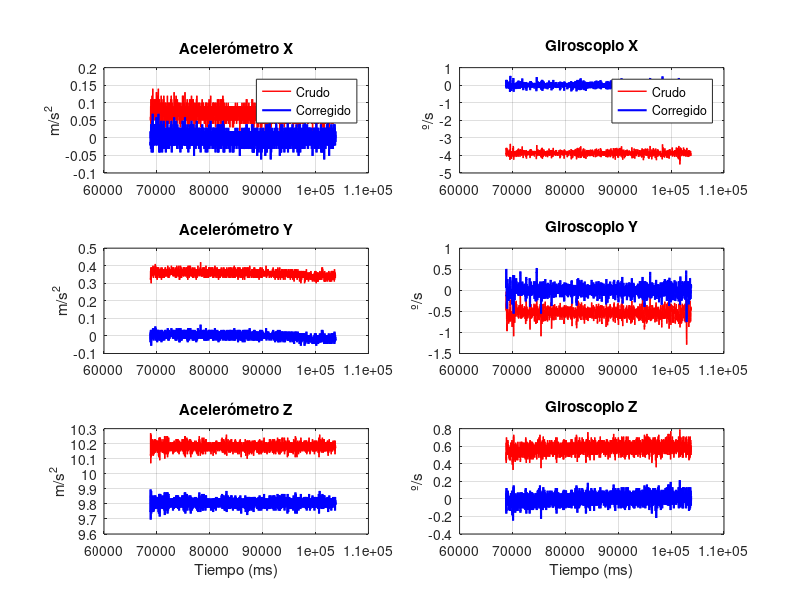

Write the MATLAB code that produced this figure.
clc; clear; close all;

% LEER LOS DATOS (Ignorando las etiquetas de texto)
% El formato es: T:123 AX:1.23 AY:2.34 ...
disp('Leyendo reposo.csv...');
fid = fopen('reposo.csv', 'r');
datos = textscan(fid, 'T:%f,AX:%f,AY:%f,AZ:%f,GX:%f,GY:%f,GZ:%f', 'MultipleDelimsAsOne', true);
fclose(fid);

% EXTRAER VECTORES
T   = datos{1};
ax  = datos{2}; ay = datos{3}; az = datos{4};
gx  = datos{5}; gy = datos{6}; gz = datos{7};

% CALCULO DE ERRORES MEDIOS
% El acelerómetro Z deberia medir 9.80665 m/s² (gravedad)
mean_ax = mean(ax);
mean_ay = mean(ay);
mean_az = mean(az) - 9.80665;

mean_gx = mean(gx);
mean_gy = mean(gy);
mean_gz = mean(gz);

% CONVERSION A LSB (DATOS CRUDOS DEL MPU6050)
% Según la libreria mpu6050.h:
% Accel Sensibilidad: 8192 LSB/g (y 1g = 9.80665 m/s²) -> Factor = 8192 / 9.80665
% Gyro Sensibilidad: 65.5 LSB/(°/s)

accel_factor = 8192.0 / 9.80665;
gyro_factor  = 65.5;

offset_ax_lsb = round(mean_ax * accel_factor);
offset_ay_lsb = round(mean_ay * accel_factor);
offset_az_lsb = round(mean_az * accel_factor);

offset_gx_lsb = round(mean_gx * gyro_factor);
offset_gy_lsb = round(mean_gy * gyro_factor);
offset_gz_lsb = round(mean_gz * gyro_factor);

% IMPRIMIR CÓDIGO PARA PEGAR EN EL FIRMWARE
fprintf('\n=== COPIAR Y PEGAR ESTO EN mpu6050.h ===\n');
fprintf('#define MPU6050_OFFSET_AX       (%d)\n', offset_ax_lsb);
fprintf('#define MPU6050_OFFSET_AY       (%d)\n', offset_ay_lsb);
fprintf('#define MPU6050_OFFSET_AZ       (%d)\n', offset_az_lsb);
fprintf('#define MPU6050_OFFSET_GX       (%d)\n', offset_gx_lsb);
fprintf('#define MPU6050_OFFSET_GY       (%d)\n', offset_gy_lsb);
fprintf('#define MPU6050_OFFSET_GZ       (%d)\n', offset_gz_lsb);
fprintf('===========================================\n');

% =========================================================================
%           VISUALIZACIÓN DE LA CALIBRACIÓN (Crudo vs Corregido)
% =========================================================================

% Calcular los vectores corregidos simulando lo que hará el STM32
ax_corr = ax - mean_ax;
ay_corr = ay - mean_ay;
az_corr = az - (mean(az) - 9.80665); % Al Z le restamos el error, pero conservamos la gravedad

gx_corr = gx - mean_gx;
gy_corr = gy - mean_gy;
gz_corr = gz - mean_gz;

% Crear la ventana de la figura (grande para ver detalles)
figure('Name', 'Calibración MPU6050', 'Position', [100, 100, 1200, 800]);

% ===== COLUMNA IZQUIERDA: ACELERÓMETROS =====
subplot(3, 2, 1);
plot(T, ax, 'r', 'LineWidth', 1); hold on;
plot(T, ax_corr, 'b', 'LineWidth', 1.5);
grid on; title('Acelerómetro X'); ylabel('m/s^2'); legend('Crudo', 'Corregido');

subplot(3, 2, 3);
plot(T, ay, 'r', 'LineWidth', 1); hold on;
plot(T, ay_corr, 'b', 'LineWidth', 1.5);
grid on; title('Acelerómetro Y'); ylabel('m/s^2');

subplot(3, 2, 5);
plot(T, az, 'r', 'LineWidth', 1); hold on;
plot(T, az_corr, 'b', 'LineWidth', 1.5);
grid on; title('Acelerómetro Z'); ylabel('m/s^2'); xlabel('Tiempo (ms)');

% ===== COLUMNA DERECHA: GIROSCOPIOS =====
subplot(3, 2, 2);
plot(T, gx, 'r', 'LineWidth', 1); hold on;
plot(T, gx_corr, 'b', 'LineWidth', 1.5);
grid on; title('Giroscopio X'); ylabel('º/s'); legend('Crudo', 'Corregido');

subplot(3, 2, 4);
plot(T, gy, 'r', 'LineWidth', 1); hold on;
plot(T, gy_corr, 'b', 'LineWidth', 1.5);
grid on; title('Giroscopio Y'); ylabel('º/s');

subplot(3, 2, 6);
plot(T, gz, 'r', 'LineWidth', 1); hold on;
plot(T, gz_corr, 'b', 'LineWidth', 1.5);
grid on; title('Giroscopio Z'); ylabel('º/s'); xlabel('Tiempo (ms)');
